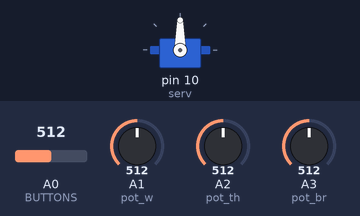
Recording of a sketch running on a simulated Arduino Leonardo, built with avr-gcc and run on an emulated ATmega32U4. On the bench: servo. The test bench sets the inputs (shaded band); at power-on: A1 (pot_w) = 512, A0 (BUTTONS) = 512, A2 (pot_th) = 512, A3 (pot_br) = 512. EEPROM starts erased; USB keyboard and mouse output is not drawn.

Above: at 1.2 s.
1.3 s: A1 (pot_w) set to 496
At 1.6 s:
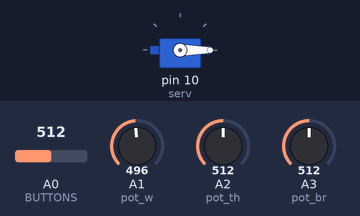
2.8 s: A1 (pot_w) set to 527
At 3.2 s:
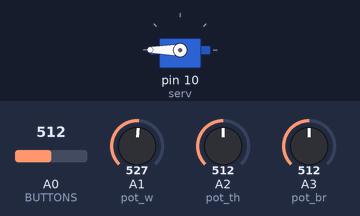
4.3 s: A1 (pot_w) set to 306
At 4.8 s:
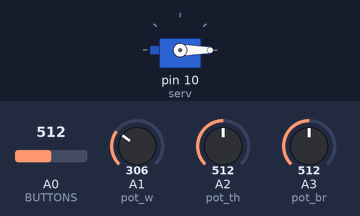
5.8 s: A1 (pot_w) set to 716
At 6.4 s:
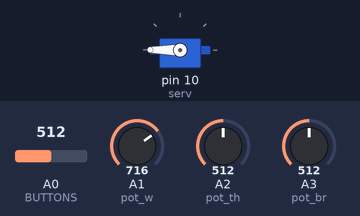
Timing chart, 0 to 8.3 s (numbered marks = the images above; inputs shaded):
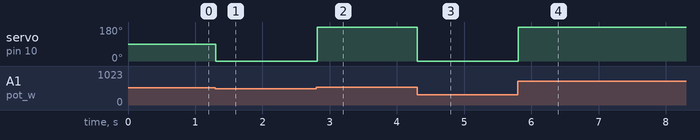

The sketch:

Wheel_v2.ino
```cpp
/*
  Скетч к проекту "Игровой руль для ПК на Arduino"
  Исходники на GitHub: https://github.com/Sasha-kife/Computer-wheel/
  Автор: Sasha-kife, 2024
*/

#include <Servo.h>         // Подключение библиотек
#include "HID-Project.h"
#include <EEPROM.h>

int pot_w = 1;      // Пины потенциометров
int pot_th = 2;
int pot_br = 3;

int pot_th_max;     // Максимальное значение показаний потенциометров педалей
int pot_br_max;

#define BUTTONS A0     // Пин кнопок

int serv = 10;      // Пин сервы

int count;
int count_game;

bool debug = 0;     // Режим отладки (1 - вкл, 0 - выкл)

Servo servo1;

void setup() {
  servo1.attach(serv);

  count_game = 0;

  if (debug) Serial.begin(9600);

  pinMode(pot_w, INPUT);        // Подключение потенциометров
  pinMode(pot_th, INPUT);
  pinMode(pot_br, INPUT);

  pinMode(BUTTONS, INPUT_PULLUP);    // Подключение кнопок

  EEPROM.get(0, pot_th_max);     // Получение констант из EEPROM
  EEPROM.get(2, pot_br_max);
  EEPROM.get(4, count);

  Gamepad.begin();               // Подключение связи

}

void loop() {

  if (count_game == 0) {         // Выравнивание руля

    if (analogRead(pot_w) < 512) {
      while (analogRead(pot_w) < 512) {
      servo1.attach(serv);
      servo1.write(0);
      }
    servo1.detach();
    }

    if (analogRead(pot_w) > 512) {
      while (analogRead(pot_w) > 512) {
      servo1.attach(serv);
      servo1.write(360);
      }
    servo1.detach();
    }

    count_game ++;

  }

  if (count != 1) {     // Калибровка педалей
    calibrate();
    EEPROM.put(4, 1);
    count = 1;
  }

  if (not debug) {      // Запуск программы
    gamepad();
    buttons();
  }

  else {                // Режим отладки
    Serial.print("Wheel: ");
    Serial.print(analogRead(pot_w));
    Serial.print("; ");
    Serial.print("Throttle: ");
    Serial.print(analogRead(pot_th));
    Serial.print("; ");
    Serial.print("Brake: ");
    Serial.print(analogRead(pot_br));
    Serial.print("; ");
    Serial.print("Buttons: ");
    Serial.println(analogRead(BUTTONS));
  }

}

void calibrate() {    // Калибровка педалей

  int timer = 0;      // Счетчик проходов

  while (timer != 5000) {
    int pt = analogRead(pot_th);
    int pb = analogRead(pot_br);
    if (pt > pot_th_max) pot_th_max = pt;
    EEPROM.put(0, pot_th_max);              // Запись констант в EEPROM
    if (pb > pot_br_max) pot_br_max = pb;
    EEPROM.put(0, pot_br_max);              // Запись констант в EEPROM
    timer ++;
  }

}

void gamepad() {      // Связь с компьютером руля и педалей

  int pot_v_w = SredFilt();
  int pot_v_th = analogRead(pot_th);
  int pot_v_br = analogRead(pot_br);

  if (pot_v_w < 507) {
    servo1.attach(serv);
    servo1.write(0);
  }
  else {
    if (pot_v_w > 517) {
      servo1.attach(serv);
      servo1.write(360);
    }
    else {
      servo1.detach();
    }
  }

  int throttle = map(pot_v_th, 0, pot_th_max, -128, 127);
  Gamepad.zAxis(throttle);
  Gamepad.write();

  int brake = map(pot_v_br, 0, pot_br_max, -128, 127);
  Gamepad.rzAxis(brake);
  Gamepad.write();

  int wheel = map(pot_v_w, 0, 1023, -32768, 32767);
  Gamepad.xAxis(wheel);
  Gamepad.write();

}

void buttons() {      // Связь с компьютером кнопок

  int butt_val = analogRead(BUTTONS);

  if (60 <= butt_val and butt_val <= 68) Gamepad.press(1);
  else Gamepad.release(1);
  Gamepad.write();

  if (36 <= butt_val and butt_val <= 44) Gamepad.press(2);
  else Gamepad.release(2);
  Gamepad.write();

  if (11 <= butt_val and butt_val <= 19) Gamepad.press(3);
  else Gamepad.release(3);
  Gamepad.write();

  if (285 <= butt_val and butt_val <= 293) Gamepad.press(4);
  else Gamepad.release(4);
  Gamepad.write();

  if (297 <= butt_val and butt_val <= 305) Gamepad.press(5);
  else Gamepad.release(5);
  Gamepad.write();

  if (310 <= butt_val and butt_val <= 318) Gamepad.press(6);
  else Gamepad.release(6);
  Gamepad.write();

  if (322 <= butt_val and butt_val <= 330) Gamepad.press(7);
  else Gamepad.release(7);
  Gamepad.write();

  if (144 <= butt_val and butt_val <= 152) Gamepad.press(8);
  else Gamepad.release(8);
  Gamepad.write();

  if (162 <= butt_val and butt_val <= 170) Gamepad.press(9);
  else Gamepad.release(9);
  Gamepad.write();

  if (124 <= butt_val and butt_val <= 132) Gamepad.press(10);
  else Gamepad.release(10);
  Gamepad.write();

  if (103 <= butt_val and butt_val <= 111) Gamepad.press(11);
  else Gamepad.release(11);
  Gamepad.write();

  if (244 <= butt_val and butt_val <= 252) Gamepad.press(12);
  else Gamepad.release(12);
  Gamepad.write();

  if (257 <= butt_val and butt_val <= 265) Gamepad.press(13);
  else Gamepad.release(13);
  Gamepad.write();

  if (271 <= butt_val and butt_val <= 279) Gamepad.press(14);
  else Gamepad.release(14);
  Gamepad.write();

  if (196 <= butt_val and butt_val <= 204) Gamepad.press(15);
  else Gamepad.release(15);
  Gamepad.write();

  if (212 <= butt_val and butt_val <= 220) Gamepad.press(16);
  else Gamepad.release(16);
  Gamepad.write();

  if (179 <= butt_val and butt_val <= 187) Gamepad.press(17);
  else Gamepad.release(17);
  Gamepad.write();

  if (345 <= butt_val and butt_val <= 353) Gamepad.press(18);
  else Gamepad.release(18);
  Gamepad.write();

  if (333 <= butt_val and butt_val <= 341) Gamepad.press(19);
  else Gamepad.release(19);
  Gamepad.write();
}

int SredFilt() {
  int PotValForSred = 0;
  for (int i = 0; i < 10; i++) {
    int pot_v_w = analogRead(pot_w);
    PotValForSred += pot_v_w;
  }
  return PotValForSred / 10;
}
```

Measured:
- the behaviour switches between 507 and 506 on A1 (pot_w) (found by bisection; images 0 and 1)
- after the input at 1.3 s, servo on pin 10 (serv): 90° → 0° at once
- after the input at 2.8 s, servo on pin 10 (serv): 0° → 180° at once
- after the input at 4.3 s, servo on pin 10 (serv): 180° → 0° at once
- after the input at 5.8 s, servo on pin 10 (serv): 0° → 180° at once
